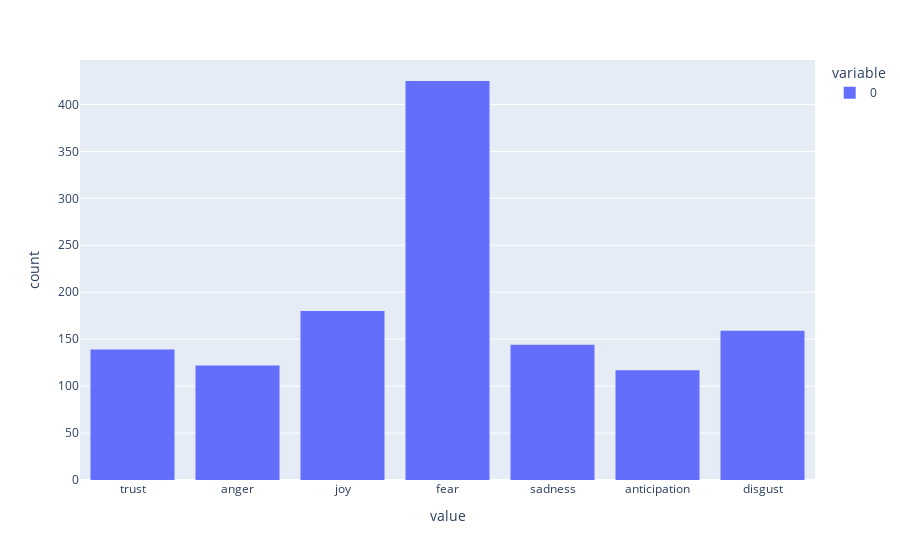

Notebook code for this chart:
### Code cell
new_explanation_data = json.load( open(os.path.join(SENTIMENT_DATA_DIR, "train_formatted.json"), "r")  )

emotions = []
for i in new_explanation_data:
    emotions.append(i["choice"])
import plotly.express as px

fig = px.histogram(emotions)
fig.show()

### Figure 1 — Plotly figure (JSON) as saved in the notebook; plotly's stock layout.template omitted (floating-point values rounded to 4 significant figures; data arrays with more than 128 entries replaced by an {"elided": "..."} marker saying what was removed)
{"data": [{"alignmentgroup": "True", "bingroup": "x", "hovertemplate": "variable=0<br>value=%{x}<br>count=%{y}<extra></extra>", "legendgroup": "0", "marker": {"color": "#636efa", "pattern": {"shape": ""}}, "name": "0", "offsetgroup": "0", "orientation": "v", "showlegend": true, "type": "histogram", "x": {"elided": "1286 str values"}, "xaxis": "x", "yaxis": "y"}], "layout": {"barmode": "relative", "legend": {"title": {"text": "variable"}, "tracegroupgap": 0}, "margin": {"t": 60}, "xaxis": {"anchor": "y", "domain": [0, 1], "title": {"text": "value"}}, "yaxis": {"anchor": "x", "domain": [0, 1], "title": {"text": "count"}}}}
